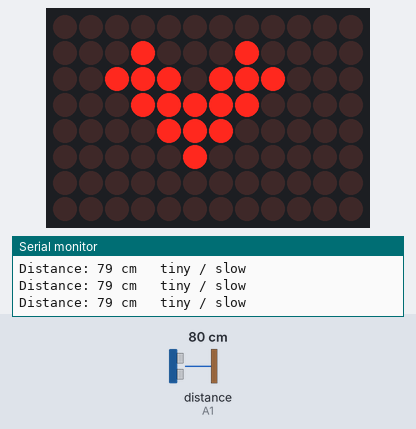
A sketch run on a simulated Arduino Uno R4 WiFi. Shown: 12×8 LED matrix, the last lines printed to the serial monitor. Wiring (inferred from the names in the program): ultrasonic range finder: trigger A0; echo A1. The test bench sets the inputs (shaded band); at power-on: distance to the obstacle (sensor on A1) 80 cm. The echo pulse lasts 58.3 µs per cm.

Above: at 1.7 s.
1.8 s: distance to the obstacle (sensor on A1) set to 2 cm
At 2.26 s:
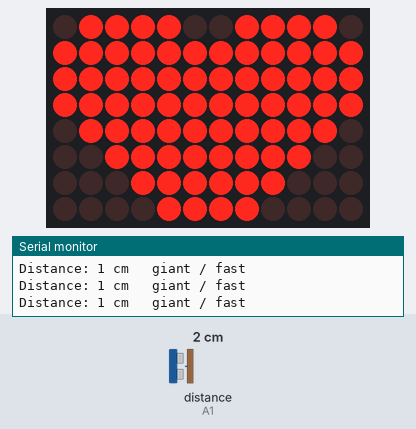
3.6 s: distance to the obstacle (sensor on A1) set to 120 cm
At 6.33 s:
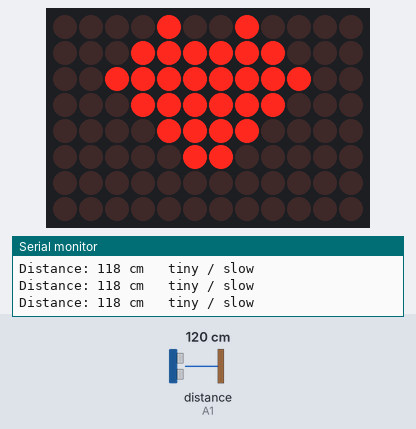
6.6 s: distance to the obstacle (sensor on A1) set to 35 cm
At 8.0 s:
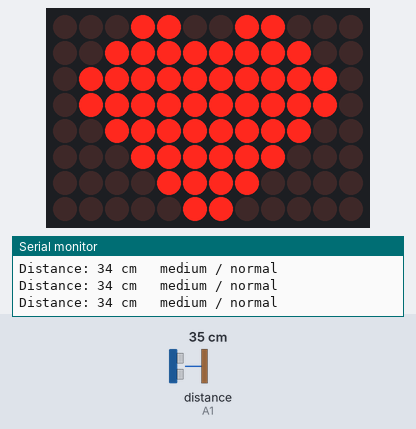
8.9 s: distance to the obstacle (sensor on A1) set to 4 cm
At 9.57 s:
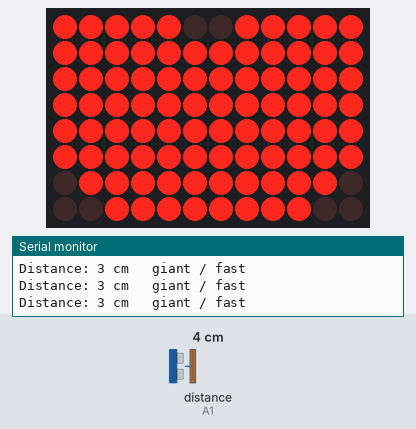
11.1 s: distance to the obstacle (sensor on A1) set to 60 cm
At 11.68 s:
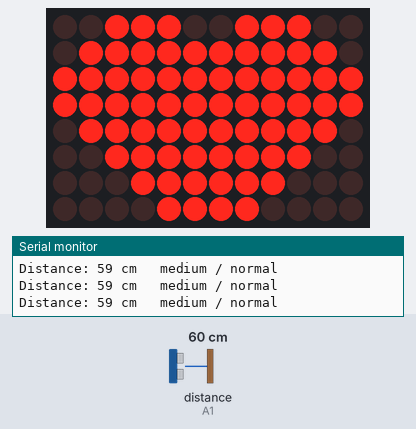
Timing chart, 0 to 14.1 s (numbered marks = the images above; inputs shaded):
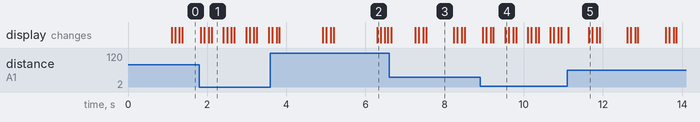

The sketch:

FINISHED_HEART_ArduinoAnimation.ino
```cpp
#include "Arduino_LED_Matrix.h"

#define TRIG A0
#define ECHO A1

ArduinoLEDMatrix matrix;

long duration;
int distanceCm = 0;

unsigned long lastSensorRead = 0;
unsigned long lastBeatEvent = 0;

int beatInterval = 900;
int beatStage = 0;
int heartState = 0;   // 0=tiny, 1=medium, 2=giant


// TINY rest
byte tinyRest[8][12] = {
  {0,0,0,0,0,0,0,0,0,0,0,0},
  {0,0,0,1,0,0,0,1,0,0,0,0},
  {0,0,1,1,1,0,1,1,1,0,0,0},
  {0,0,0,1,1,1,1,1,0,0,0,0},
  {0,0,0,0,1,1,1,0,0,0,0,0},
  {0,0,0,0,0,1,0,0,0,0,0,0},
  {0,0,0,0,0,0,0,0,0,0,0,0},
  {0,0,0,0,0,0,0,0,0,0,0,0}
};

// TINY beat
byte tinyBeat[8][12] = {
  {0,0,0,0,1,0,0,1,0,0,0,0},
  {0,0,0,1,1,1,1,1,1,0,0,0},
  {0,0,1,1,1,1,1,1,1,1,0,0},
  {0,0,0,1,1,1,1,1,1,0,0,0},
  {0,0,0,0,1,1,1,1,0,0,0,0},
  {0,0,0,0,0,1,1,0,0,0,0,0},
  {0,0,0,0,0,0,0,0,0,0,0,0},
  {0,0,0,0,0,0,0,0,0,0,0,0}
};

// MEDIUM rest
byte mediumRest[8][12] = {
  {0,0,0,1,1,0,0,1,1,0,0,0},
  {0,0,1,1,1,1,1,1,1,1,0,0},
  {0,1,1,1,1,1,1,1,1,1,1,0},
  {0,1,1,1,1,1,1,1,1,1,1,0},
  {0,0,1,1,1,1,1,1,1,1,0,0},
  {0,0,0,1,1,1,1,1,1,0,0,0},
  {0,0,0,0,1,1,1,1,0,0,0,0},
  {0,0,0,0,0,1,1,0,0,0,0,0}
};

// MEDIUM beat
byte mediumBeat[8][12] = {
  {0,0,1,1,1,0,0,1,1,1,0,0},
  {0,1,1,1,1,1,1,1,1,1,1,0},
  {1,1,1,1,1,1,1,1,1,1,1,1},
  {1,1,1,1,1,1,1,1,1,1,1,1},
  {0,1,1,1,1,1,1,1,1,1,1,0},
  {0,0,1,1,1,1,1,1,1,1,0,0},
  {0,0,0,1,1,1,1,1,1,0,0,0},
  {0,0,0,0,1,1,1,1,0,0,0,0}
};

// GIANT rest
byte giantRest[8][12] = {
  {0,1,1,1,1,0,0,1,1,1,1,0},
  {1,1,1,1,1,1,1,1,1,1,1,1},
  {1,1,1,1,1,1,1,1,1,1,1,1},
  {1,1,1,1,1,1,1,1,1,1,1,1},
  {0,1,1,1,1,1,1,1,1,1,1,0},
  {0,0,1,1,1,1,1,1,1,1,0,0},
  {0,0,0,1,1,1,1,1,1,0,0,0},
  {0,0,0,0,1,1,1,1,0,0,0,0}
};

// GIANT beat
byte giantBeat[8][12] = {
  {1,1,1,1,1,0,0,1,1,1,1,1},
  {1,1,1,1,1,1,1,1,1,1,1,1},
  {1,1,1,1,1,1,1,1,1,1,1,1},
  {1,1,1,1,1,1,1,1,1,1,1,1},
  {1,1,1,1,1,1,1,1,1,1,1,1},
  {1,1,1,1,1,1,1,1,1,1,1,1},
  {0,1,1,1,1,1,1,1,1,1,1,0},
  {0,0,1,1,1,1,1,1,1,1,0,0}
};

void setup() {
  Serial.begin(9600);
  pinMode(TRIG, OUTPUT);
  pinMode(ECHO, INPUT);

  matrix.begin();
  matrix.renderBitmap(tinyRest, 8, 12);
}

void loop() {
  unsigned long now = millis();

  if (now - lastSensorRead >= 80) {
    distanceCm = readDistance();

    if (distanceCm <= 0 || distanceCm > 200) {
      distanceCm = 120;
    }

    Serial.print("Distance: ");
    Serial.print(distanceCm);
    Serial.print(" cm   ");

    if (distanceCm > 60) {
      heartState = 0;
      beatInterval = 1100;
      Serial.println("tiny / slow");
    }
    else if (distanceCm > 20) {
      heartState = 1;
      beatInterval = 700;
      Serial.println("medium / normal");
    }
    else {
      heartState = 2;
      beatInterval = 300;
      Serial.println("giant / fast");
    }

    lastSensorRead = now;
  }

  updateHeartbeat(now);
}

int readDistance() {
  digitalWrite(TRIG, LOW);
  delayMicroseconds(2);

  digitalWrite(TRIG, HIGH);
  delayMicroseconds(10);
  digitalWrite(TRIG, LOW);

  duration = pulseIn(ECHO, HIGH, 30000);

  if (duration == 0) {
    return 999;
  }

  return duration * 0.034 / 2;
}

void updateHeartbeat(unsigned long now) {
  switch (beatStage) {
    case 0:
      if (now - lastBeatEvent >= (unsigned long)beatInterval) {
        drawHeart(true);
        lastBeatEvent = now;
        beatStage = 1;
      } else {
        drawHeart(false);
      }
      break;

    case 1:
      if (now - lastBeatEvent >= 90) {
        drawHeart(false);
        lastBeatEvent = now;
        beatStage = 2;
      }
      break;

    case 2:
      if (now - lastBeatEvent >= 110) {
        drawHeart(true);
        lastBeatEvent = now;
        beatStage = 3;
      }
      break;

    case 3:
      if (now - lastBeatEvent >= 70) {
        drawHeart(false);
        lastBeatEvent = now;
        beatStage = 0;
      }
      break;
  }
}

void drawHeart(bool expanded) {
  if (heartState == 0) {
    if (expanded) matrix.renderBitmap(tinyBeat, 8, 12);
    else          matrix.renderBitmap(tinyRest, 8, 12);
  }
  else if (heartState == 1) {
    if (expanded) matrix.renderBitmap(mediumBeat, 8, 12);
    else          matrix.renderBitmap(mediumRest, 8, 12);
  }
  else {
    if (expanded) matrix.renderBitmap(giantBeat, 8, 12);
    else          matrix.renderBitmap(giantRest, 8, 12);
  }
}
```

Measured:
- after the input at 1.8 s, the display: first changes at once (image 1 shows a later state)
- after the input at 3.6 s, the display: first changes at once (image 2 shows a later state)
- after the input at 6.6 s, the display: changes after 0.05 s (image 3)
- after the input at 8.9 s, the display: changes after 0.07 s (image 4)
- after the input at 11.1 s, the display: first changes at once (image 5 shows a later state)
- what the display in image 3 shows lasts 0.7 s, from 7.5 s to 8.2 s
